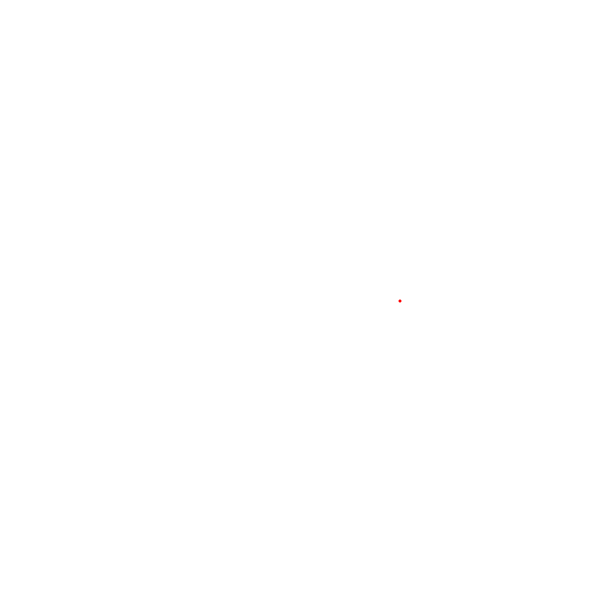
Frame 1 (no input)
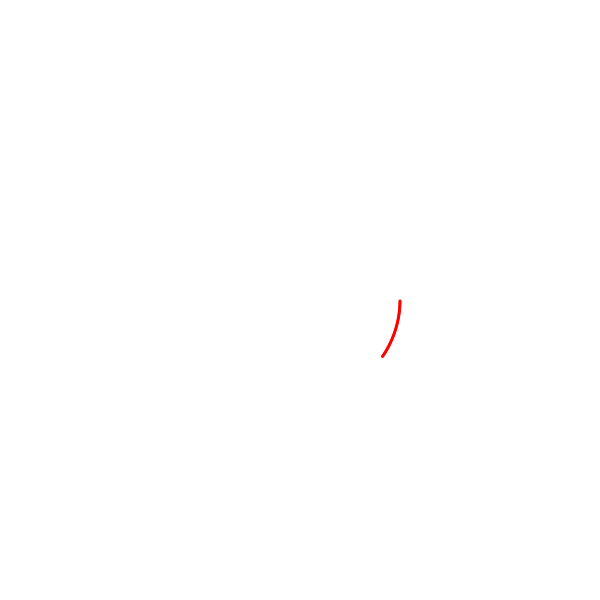
Frame 60 (the mouse pressed at the canvas centre just before this capture)
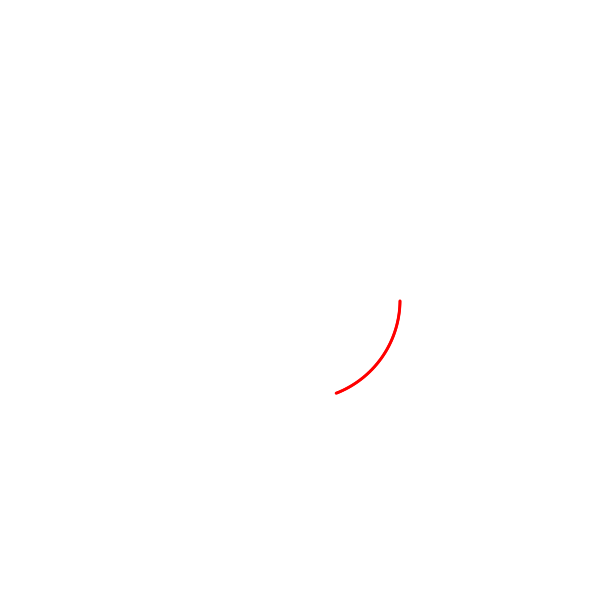
Frame 120 (the mouse held since frame 60 and released just before this capture)

The Processing sketch that drew these frames (run headless with seeded random() and noise(); from frame 60 on, the mouse is pressed at the canvas centre):

// Processing sketch: polar_roses_2
// ── polar_roses_2.pde
float x, y; // Location x and y
int xa, ya; // Amplitude for x and y
int xf, yf; //  Frequency for x and y

// Changing the radius for x and y
float rx, ry; 
int rxa, rya; 
int rxf, ryf;

float t; //Radians - where are we along the circumference of the circle?

// Modes for the controls
int mode;
String [] modes = {
  "X", "Y", "RX", "RY"
};

void setup() {
  size(600, 600);
  background(255);
  noStroke();
  fill(255, 0, 0);

  xf = 1;
  yf = 1;
  xa = 10;
  ya = 10;
  rxa = 10;
  rya = 10;
  

  println("Press TAB to cycle thought adjusting X, Y, RX, RY. ENTER to clear screen.");
  println("UP/DOWN to adjust amplitude.\tRIGHT/LEFT to adjust frequency.");
}


void draw() {
  // Keep moving around the circle
  t+=0.01; 
  // Calculate location with sin and cos
  rx = cos(rxf*t)*rxa;
  ry = cos(ryf*t)*rya;
  x = cos(t*xf)*xa*rx;
  y = sin(t*yf)*ya*ry; 
  // Translate to the center of the window
  translate(width/2, height/2);
  // Draw!
  ellipse(x, y, 3, 3);
  
}

void adjustAmp(int adjustment) {
  switch(mode) {
  case 0:
    xa+=adjustment;
    break;
  case 1:
    ya+=adjustment;
    break;
  case 2:
    rxa+=adjustment;
    break;
  case 3:
    rya+=adjustment;
    break;
  } 

  xa = constrain(xa, 0, width);
  ya = constrain(ya, 0, width);
  rxa = constrain(rxa, 0, width);
  rya = constrain(rya, 0, width);
}

void adjustFreq(int adjustment) {
  switch(mode) {
  case 0:
    xf+=adjustment;
    break;
  case 1:
    yf+=adjustment;
    break;
  case 2:
    rxf+=adjustment;
    break;
  case 3:
    ryf+=adjustment;
    break;
  }

  xf = constrain(xf, 0, 100);
  yf = constrain(yf, 0, 100);
  rxf = constrain(rxf, 0, 100);
  ryf = constrain(ryf, 0, 100);
}

void keyPressed() {
  switch(keyCode) {
  case UP:
    adjustAmp(1);
    break;
  case DOWN:
    adjustAmp(-1);
    break;
  case RIGHT:
    adjustFreq(1);
    break;
  case LEFT:
    adjustFreq(-1);
    break;
  case TAB:
    mode++;
    if (mode >= modes.length) mode = 0;
    else if (mode < 0) mode = modes.length-1;
    break;
  case ENTER:
    background(255);
    break;
  }

  println("ADJUSTING " + modes[mode]);
  println("X-AMP: " + xa + "\t\tY-AMP: " + ya + "\t\tX-FREQ: " + xf + "\t\tY-FREQ: " + yf);
  println("RX-AMP: " + rxa + "\t\tRY-AMP: " + rya + "\t\tRX-FREQ: " + rxf + "\t\tRY-FREQ: " + ryf + "\n");

}
